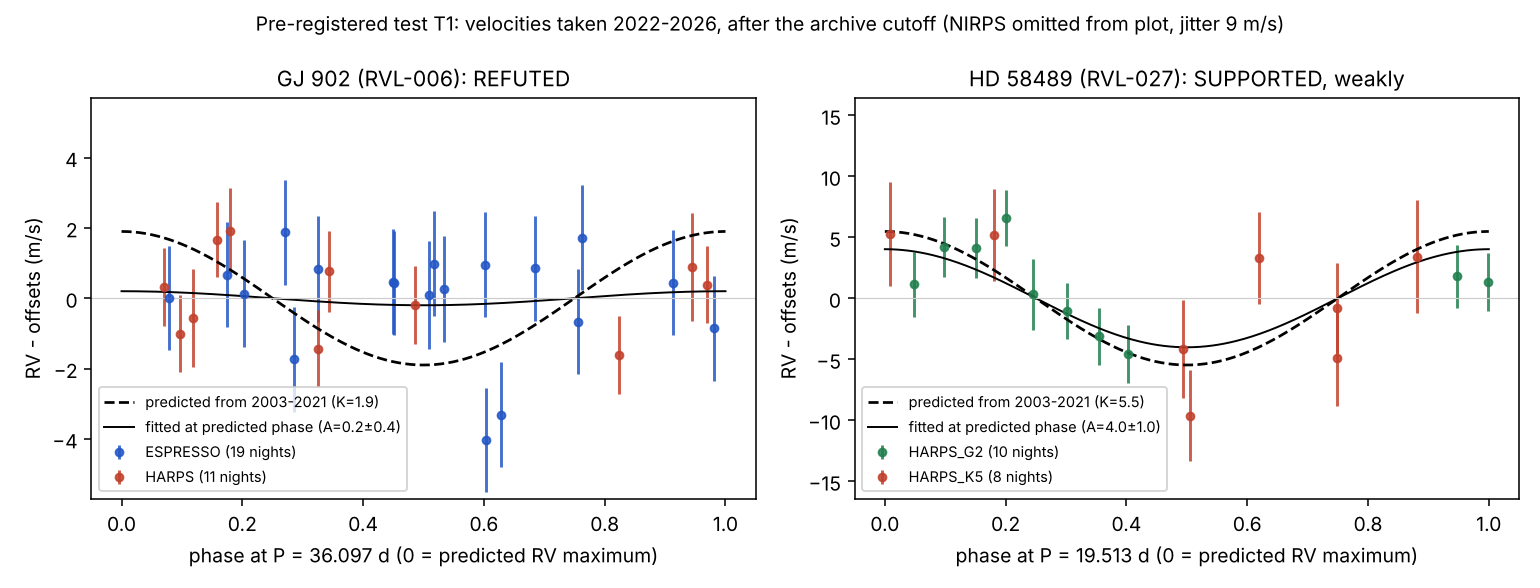

Python code for this plot:
import numpy as np, pandas as pd, importlib.util, matplotlib; matplotlib.use('Agg'); import matplotlib.pyplot as plt
spec=importlib.util.spec_from_file_location('t',"run_test_t1.py"); t=importlib.util.module_from_spec(spec); spec.loader.exec_module(t)
fig,axs=plt.subplots(1,2,figsize=(11,4.2))
cols={'ESPRESSO':'#2457c5','HARPS':'#c2412d','NIRPS':'#999999','HARPS_G2':'#22804f','HARPS_K5':'#c2412d'}
for ax,(star,f,title) in zip(axs,[('GJ902','rv_gj902.csv','GJ 902 (RVL-006): REFUTED'),('HD58489','rv_hd58489.csv','HD 58489 (RVL-027): SUPPORTED, weakly')]):
    e=t.EPH[star]; P,T,K=float(e['P']),float(e['Tmax']),float(e['K']); d=t.nightly(pd.read_csv(f))
    p,C,jit=t.fit(d,P,T); insts=sorted(d.inst.unique())
    off={i:p[k] for k,i in enumerate(insts)}; b=p[len(insts)]
    res=d.rv-np.array([off[i] for i in d.inst])-b*(d.bjd-d.bjd.mean())/365.25
    ph=((d.bjd-T)/P)%1
    for i in insts:
        m=d.inst==i; s=np.sqrt(d.err[m]**2+jit[i]**2)
        if i=='NIRPS': continue
        ax.errorbar(ph[m],res[m],s,fmt='o',ms=4,color=cols[i],label=f'{i} ({m.sum()} nights)',alpha=.85)
    x=np.linspace(0,1,300); ax.plot(x,K*np.cos(2*np.pi*x),'k--',lw=1.4,label=f'predicted from 2003-2021 (K={K:.1f})')
    ax.plot(x,p[-1]*np.cos(2*np.pi*x),'k-',lw=1,label=f'fitted at predicted phase (A={p[-1]:.1f}±{np.sqrt(C[-1,-1]):.1f})')
    ax.set_title(title,fontsize=11); ax.set_xlabel(f'phase at P = {P:.3f} d (0 = predicted RV maximum)'); ax.set_ylabel('RV - offsets (m/s)'); ax.legend(fontsize=7.5,loc='lower left'); ax.axhline(0,color='0.8',lw=.6)
    lim=max(3*K, np.nanpercentile(np.abs(res[d.inst!='NIRPS']),95)*1.3); ax.set_ylim(-lim,lim)
fig.suptitle('Pre-registered test T1: velocities taken 2022-2026, after the archive cutoff (NIRPS omitted from plot, jitter 9 m/s)',fontsize=10)
fig.tight_layout(); fig.savefig('fig_t1.png',dpi=140)
